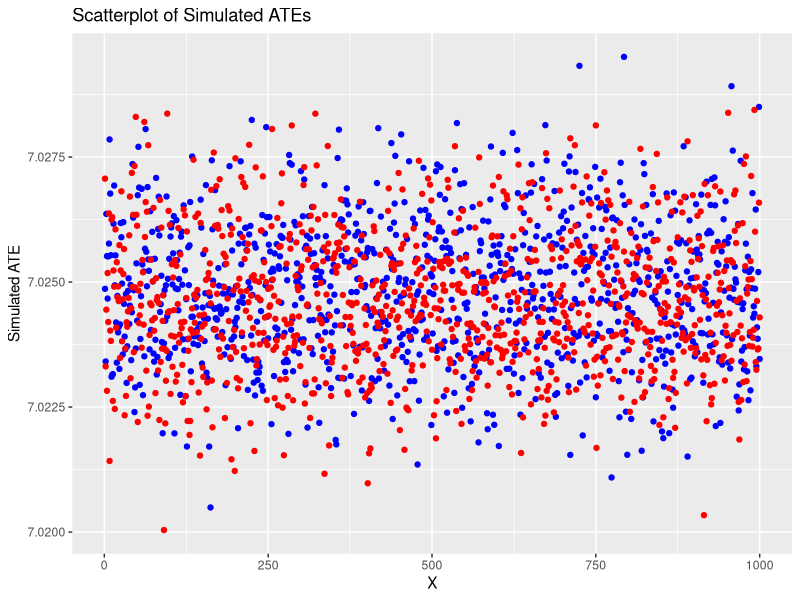

Write R code to recreate this figure.
# Set seed for reproducibility (and to get the right answer!):

RNGkind(sample.kind = 'Rounding')

set.seed(2021)

N <- 1000 # number of individuals

tau <- 7 # homogenous treatment effect

# Generate errors and pre-treatment covariates:

e0 <- rnorm(n = N, mean = 0, sd = 1)

e1 <- rnorm(n = N, mean = 0, sd = 1)

X <- rnorm(n = N, mean = 65, sd = 9)

# Compute potential outcomes based on linear relationship:

Y0 <- 10 + 0 * X + 0 + e0

Y1 <- 10 + 0 * X + tau + e1

# Create omniscient dataframe:

omni_data <- data.frame(X, Y0, Y1)
#omni_data <- read.table(file = 'https://raw.githubusercontent.com/DapperDataAnalyst/Causal_Inference/main/quiz_omni.txt', header = T, sep = "\t", fileEncoding = "UTF-8")

set.seed(2021)

Z <- sample(c(1,0), size = N, replace = TRUE) # Generate random treatment assignments

Yobs <- Z * Y1 + (1 - Z) * Y0 # Observed potential outcomes Y(Z)

# Create observed dataframe:

obs_data <- data.frame(X, Z, Yobs)
#obs_data <- read.table(file = 'https://raw.githubusercontent.com/DapperDataAnalyst/Causal_Inference/main/quiz_obs.txt', header = T, sep = "\t", fileEncoding = "UTF-8")


# Create randomization distributions========================================

dm_res <- rep(NA,10000)  # Difference in means results
ols_res <- rep(NA,10000)  # OLS results

q <- 0.5
for (i in 1:10000) {
  # Create new assignment vector, pick observations
  Z_prime <- rbinom(N,1,q)
  Y_obs_prime <- Z_prime * omni_data$Y1 + (1 - Z_prime) * omni_data$Y0
  obs_data_prime <- data.frame(X, Z_prime, Y_obs_prime)
  
  # Collect dm values and save to results vector
  dm_res[i] <- mean(Y_obs_prime[Z_prime==1]) - mean(Y_obs_prime[Z_prime==0])
  
  ols_res[i] <- coef(lm(Y_obs_prime ~ X + Z_prime, data = obs_data_prime))['Z_prime']
}

# Perform Monte Carlo========================================================
library(ggplot2)

monte_carlo <- function(estimates){
  # Number of replicates for the Monte Carlo simulation
  num_replicates <- 1000
  
  # Initialize an empty vector to store the simulated ATEs
  simulated_ates <- numeric(num_replicates)
  
  # Monte Carlo simulation
  for (i in 1:num_replicates) {
    # Randomly shuffle treatment assignments (simulate randomization)
    shuffled_treatment <- sample(x=estimates,size=1000)
    
    # Calculate the ATE for the permuted treatment assignments
    simulated_ate <- mean(shuffled_treatment)
    
    # Store the simulated ATE in the vector
    simulated_ates[i] <- simulated_ate
  }
  # Create a data frame with the simulated ATEs
  df <- data.frame(Simulated_ATE = simulated_ates)
  return(df)
}

dm_mc <- monte_carlo(dm_res)
ols_mc <- monte_carlo(ols_res)

x_col <- c(1:1000,1:1000)

combined_data <- rbind(dm_mc,ols_mc)
combined_data <- cbind(x_col, combined_data)
combined_data$labels[1:1000] <- 'blue'  # This is DM
combined_data$labels[1001:2000] <- 'red'  # This is OLS

# Create a scatterplot using ggplot2
ggplot(combined_data, aes(x = x_col, y = Simulated_ATE)) +
  geom_point(color=combined_data$labels) +
  labs(
    title = "Scatterplot of Simulated ATEs",
    x = "X",
    y = "Simulated ATE"
  )

mean(dm_mc$Simulated_ATE)
var(dm_mc)
mean(ols_mc$Simulated_ATE)
var(ols_mc)



